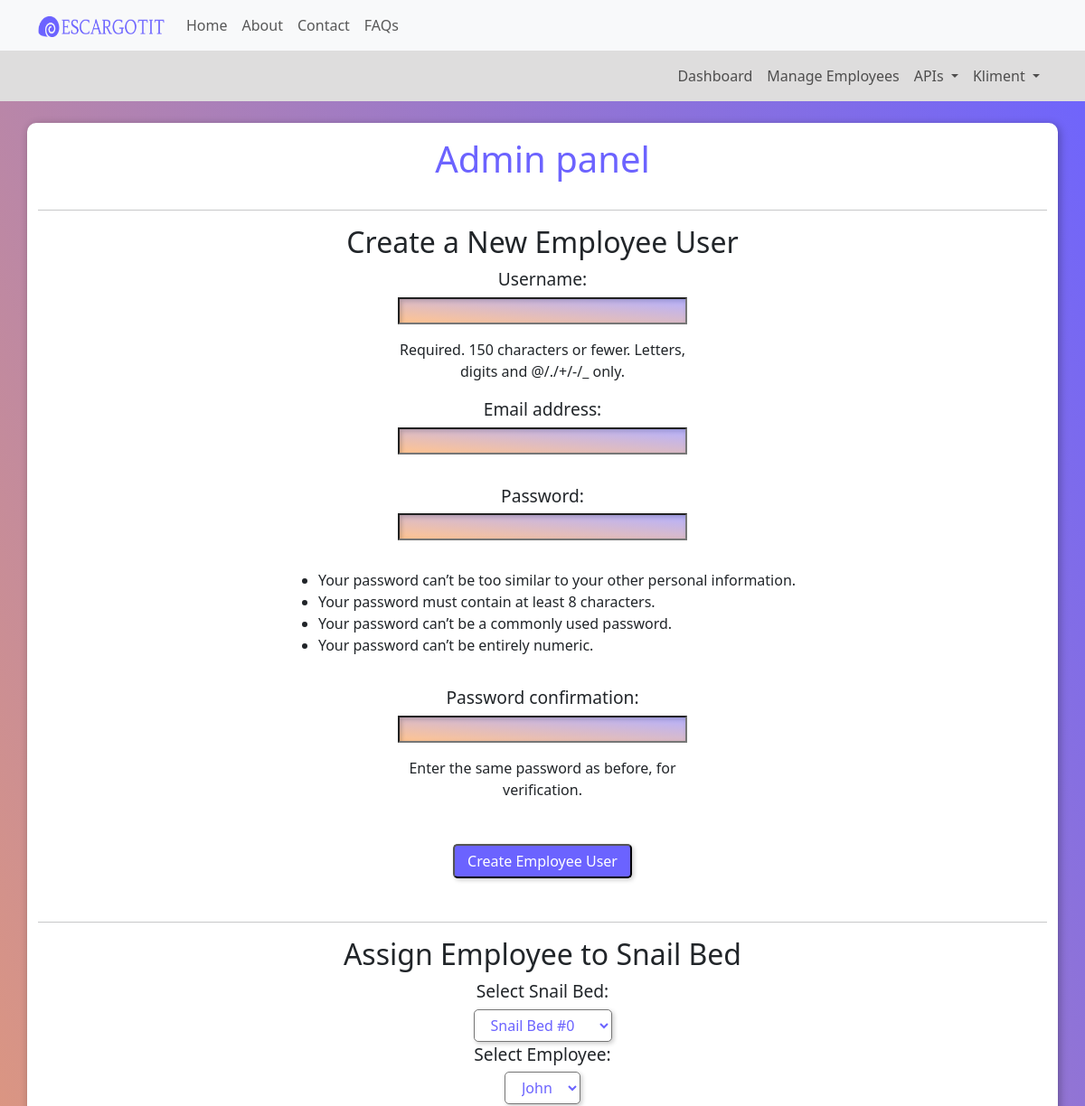
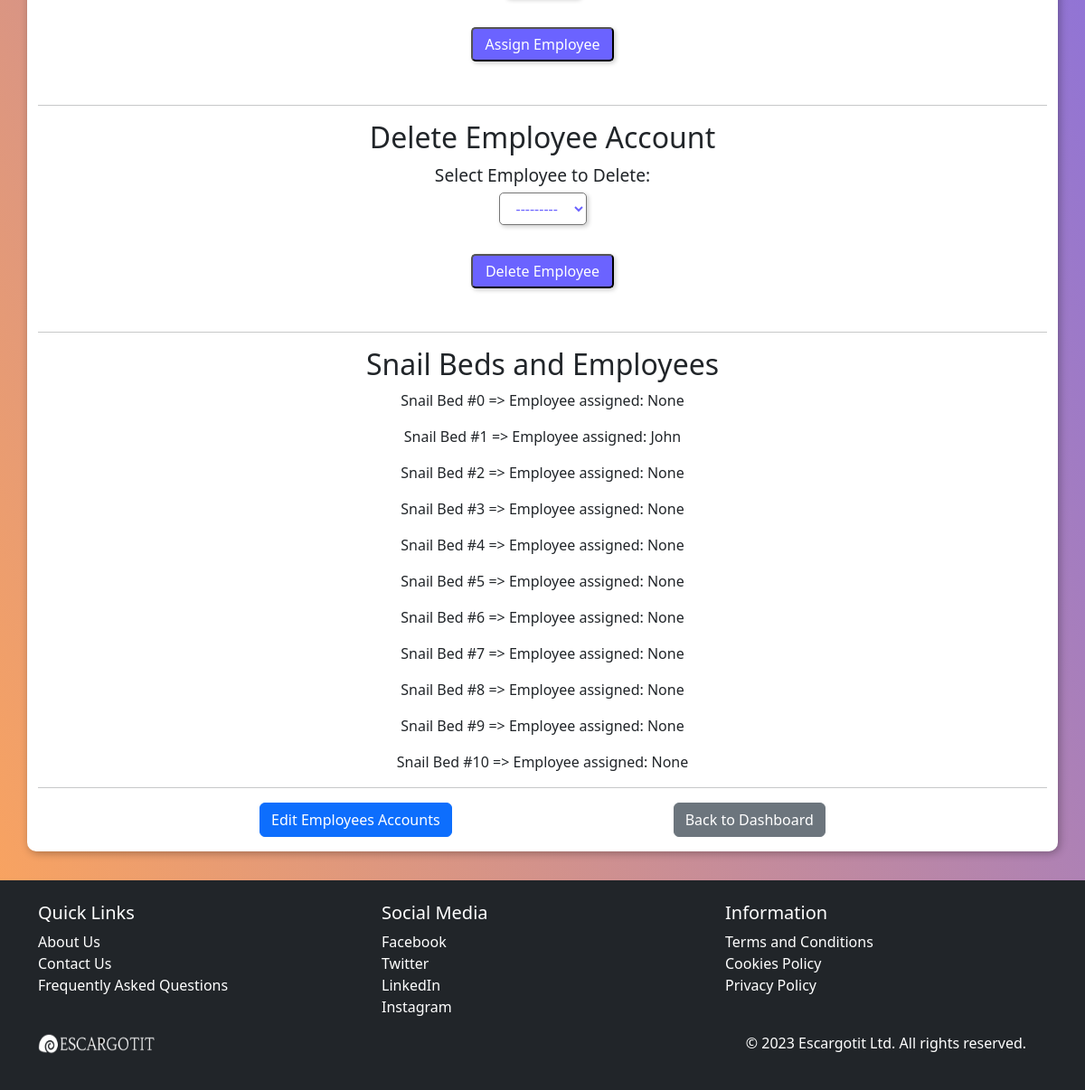
The page /custom_admin_panel/ (signed in) on the database its author committed (2 pictures, top to bottom).
### core/models.py (models this page shows, shortened)
class SnailBed(models.Model):
    bed_name = models.CharField(max_length=100, unique=False, null=True, blank=True)
    user = models.ForeignKey(AdminUser, on_delete=models.CASCADE, null=True, blank=True, db_constraint=False)
    employee = models.ForeignKey(EmployeeUser, on_delete=models.SET_NULL, null=True, blank=True, db_constraint=False)
    snail_amount = models.IntegerField(null=True, blank=True)
    hatch_rate = models.ForeignKey('SnailHatchRate', on_delete=models.SET_NULL, null=True, blank=True)
    mortality_rate = models.ForeignKey('SnailMortalityRate', on_delete=models.SET_NULL, null=True, blank=True)
    maturity_rate = models.ForeignKey('TimeTakenToMature', on_delete=models.SET_NULL, null=True, blank=True)
    snail_feed = models.ForeignKey('SnailFeed', on_delete=models.SET_NULL, null=True, blank=True)

class EmployeeUser(models.Model):
    user = models.OneToOneField(User, on_delete=models.CASCADE)
    admin = models.ForeignKey(AdminUser, on_delete=models.CASCADE, null=True, blank=True)
    can_create_snailbed = models.BooleanField(default=False)
    def __str__(self):
        return self.user.username

### core/views.py (the view, shortened to what this page needs)
# urls.py: path('custom_admin_panel/', views.custom_admin_panel, name='custom_admin_panel'),
@login_required(login_url='login')
def custom_admin_panel(request):
    current_user = AdminUser.objects.filter(user=request.user).first()
    if request.method == 'POST' and 'register_employee' in request.POST:
        form = EmployeeCreationForm(admin=current_user, data=request.POST) # pass current admin
        if form.is_valid():
            form.save()
            username = form.cleaned_data.get('username')
            messages.success(request, f'Employee user {username} has been created.')
            return redirect('custom_admin_panel')
    else:
        form = EmployeeCreationForm(admin=current_user)
    if request.method == 'POST' and 'delete_employee' in request.POST:
        delete_form = DeleteEmployeeForm(request.POST)
        if delete_form.is_valid():
            employee_to_delete = delete_form.cleaned_data['employee_to_delete']
            user_to_delete = employee_to_delete.user
            username = employee_to_delete.user.username
            if SnailBed.objects.filter(employee=employee_to_delete).exists():
                messages.error(request, f'Employee {username} is assigned to one or more Snail Beds. Unassign them first before deleting.')
            else:
                user_to_delete = employee_to_delete.user
                user_to_delete.delete()
                messages.success(request, f'Employee {username} has been deleted.')
    else:
        delete_form = DeleteEmployeeForm()
    snail_beds = SnailBed.objects.filter(user=current_user)
    employees = EmployeeUser.objects.all()
    context = {
        'snail_beds': snail_beds,
        'employees': employees,
        'form': form,
        'delete_form': delete_form,
        }
    return render(request, 'admin_panel.html', context)

### core/forms.py (shortened to what this page needs)
class EmployeeCreationForm(UserCreationForm):
    def __init__(self, admin, *args, **kwargs):
        super(EmployeeCreationForm, self).__init__(*args, **kwargs)
        self.admin = admin  # Store the admin object that is passed by our view
    class Meta:
        model = User
        fields = ['username', 'email'] #password is added as field by default + pass confirmation

class DeleteEmployeeForm(forms.Form):
    employee_to_delete = forms.ModelChoiceField(
        queryset=EmployeeUser.objects.all(),
        label='Select Employee to Delete'
    )

### templates/admin_panel.html (shortened to what this page needs)
{% extends "base/base.html" %}
{% load static %}
{% block scripts %}
    <link href="{% static 'css/admin-panel.css' %}" rel="stylesheet" type="text/css">
{% endblock %}
{% block content %}
<div class="main container mt-4">
    <h1>Admin panel</h1>
    <hr>
    <h2>Create a New Employee User</h2>
    <form method="post">
        {{ form.as_p }}
        <button type="submit" name="register_employee">Create Employee User</button>
    </form>
    <hr>
    <h2>Assign Employee to Snail Bed</h2>
    <form method="post">
        <label for="snail_bed">Select Snail Bed:</label>
        {% if snail_beds|length > 0 %}
            <select name="snail_bed_id" id="snail_bed">
                {% for snail_bed in snail_beds %}
                    <option value="{{ snail_bed.id }}">{{ snail_bed.bed_name }}</option>
                {% endfor %}
            </select>
        {% else %}
            <p>You have no Snail Beds created yet.</p>
        {% endif %}
        <label for="employee">Select Employee:</label>
        {% if employees|length > 0 %}
            <select name="employee_id" id="employee">
                {% for employee in employees %}
                    <option value="{{ employee.id }}">{{ employee.user.username }}</option>
                {% endfor %}
            </select>
        {% else %}
            <p>You have no Employee accounts created yet.</p>
        {% endif %}
        <button type="submit" name="assign_employee">Assign Employee</button>
    </form>
    <hr>
    <h2>Delete Employee Account</h2>
    <form method="post">
        {{ delete_form.employee_to_delete.label_tag }}
        {{ delete_form.employee_to_delete }}
        <button type="submit" name="delete_employee">Delete Employee</button>
    </form>
    <hr>
    <h2>Snail Beds and Employees</h2>
    {% if snail_beds|length > 0 %}
        {% for bed in snail_beds %}
            <p>{{ bed.bed_name }} =>  Employee assigned: {{bed.employee}}</p>
        {% endfor %}
    {% else %}
        <p>You have no Snail Beds created yet.</p>
    {% endif %}
    <hr>
    <div id="buttons-container">
        <a class="btn btn-primary" href="{% url 'employees' %}">Edit Employees Accounts</a>
        <a class="btn btn-secondary" href="{% url 'dashboard' %}">Back to Dashboard</a>
    </div>
</div>
{% endblock %}

### templates/base/base.html (shortened to what this page needs)
{% load bootstrap5 %}
{% load static %}
<!DOCTYPE html>
<html lang="en">
<head>
    {% bootstrap_css %}
    {% block scripts %}{% endblock %}
</head>
<body>
    <nav class="navbar navbar-expand-lg navbar-light bg-light">
        <div class="container">
            <a class="navbar-brand" href="{% url 'index' %}">
                <img src="{% static 'images/logo.png' %}" width="140" height="23" alt="EscargotIT logo"/>
            </a>
            <div class="collapse navbar-collapse" id="navbarNav">
                <ul class="navbar-nav ml-auto">
                    <li class="nav-item">
                        <a class="nav-link" href="{% url 'index' %}">Home</a>
                    </li>
                    <li class="nav-item">
                        <a class="nav-link" href="{% url 'about' %}">About</a>
                    </li>
                    <li class="nav-item">
                        <a class="nav-link" href="{% url 'contact' %}">Contact</a>
                    </li>
                    <li class="nav-item">
                        <a class="nav-link" href="{% url 'faqs' %}">FAQs</a>
                    </li>
                </ul>
            </div>
        </div>
    </nav>
    {% if user.is_authenticated %}
    <nav class="navbar second navbar-expand-lg navbar-light bg-light">
        <div class="container">
            <div class="collapse navbar-collapse" id="navbarNav">
                <ul class="navbar-nav ml-auto">
                    <li class="nav-item">
                        <a class="nav-link" href="{% url 'dashboard' %}">Dashboard</a>
                    </li>
                    <li class="nav-item">
                        <a class="nav-link" href="{% url 'custom_admin_panel' %}">Manage Employees</a>
                    </li>
                    <li class="nav-item dropdown">
                        <a class="nav-link dropdown-toggle" href="#" id="userDropdown" role="button" data-bs-toggle="dropdown" aria-haspopup="true" aria-expanded="false">
                             APIs
                        </a>
                    </li>
                    <li class="nav-item dropdown">
                        <a class="nav-link dropdown-toggle" href="#" id="userDropdown" role="button" data-bs-toggle="dropdown" aria-haspopup="true" aria-expanded="false">
                             {{ user.username }}
                        </a>
                    </li>
                </ul>
            </div>
        </div>
    </nav>
    {% endif %}
    <link href="{% static 'css/base.css' %}" rel="stylesheet" type="text/css">
    {% block content %}{% endblock %}
    {% include 'base/footer.html' %}
</body>
</html>

### static/css/admin-panel.css (style rules this page uses)
body { background: linear-gradient(to bottom left, #6c63ff, #ffa659); }
.main.container { background-color: white; box-shadow: 2px 2px 10px rgba(0, 0, 0, 0.3); border-radius: 10px; margin-top: 2rem; margin-bottom: 2rem; }
h1 { color: #6c63ff; padding: 1rem; }
h1, h2, p { text-align: center; }
form { max-width: 40rem; margin-left: auto; margin-right: auto; display: flex; flex-direction: column; align-items: center }
form p { display: flex; flex-direction: column; width: 50%; }
form label { font-size: 1.2rem; margin-bottom: 0.3rem; }
form input { box-shadow: inset 2px 2px 5px rgba(0, 0, 0, 0.2); margin-bottom: 1rem; background: linear-gradient(to bottom left, #6b63ff7f, #ffa659a8); color: white; }
form button { font-size: 1rem !important; align-self: center; border-radius: 5px; box-shadow: 2px 2px 5px rgba(0, 0, 0, 0.2); padding: 5px 14px; margin-top: 2rem; margin-bottom: 2rem; background-color: #6b63ff; font-weight: 400; color: white; }
form select { font-size: 1rem !important; align-self: center; border-radius: 5px; box-shadow: 2px 2px 5px rgba(0, 0, 0, 0.2); padding: 5px 14px; color: #6b63ff; background-color: white; }
#buttons-container { padding-bottom: 1rem; display: flex; justify-content: space-evenly; }

### static/css/base.css (style rules this page uses)
nav.navbar.second { background-color: rgb(222, 221, 221) !important; }
nav.navbar.second > div.container > div.collapse { flex-direction: row-reverse !important; }

### rows shown on the page
SnailBed: bed_name "Snail Bed #0", employee "None"
SnailBed: bed_name "Snail Bed #1", employee "John"
SnailBed: bed_name "Snail Bed #2", employee "None"
SnailBed: bed_name "Snail Bed #3", employee "None"
SnailBed: bed_name "Snail Bed #4", employee "None"
SnailBed: bed_name "Snail Bed #5", employee "None"
SnailBed: bed_name "Snail Bed #6", employee "None"
SnailBed: bed_name "Snail Bed #7", employee "None"
SnailBed: bed_name "Snail Bed #8", employee "None"
SnailBed: bed_name "Snail Bed #9", employee "None"
SnailBed: bed_name "Snail Bed #10", employee "None"

### other values the page prints
{{ user.username }} "Kliment"
{{ delete_form.employee_to_delete.label_tag }} "Select Employee to Delete:"
form field snail_bed_id "Snail Bed #0"
form field employee_id "John"
